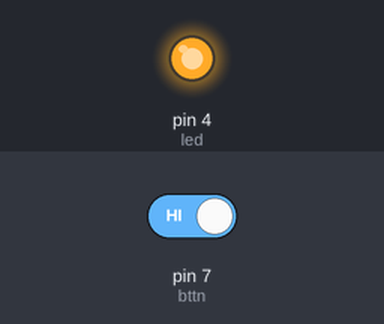
Recording of a sketch running on a simulated Arduino Uno, built with avr-gcc and run on an emulated ATmega328P. On the bench: output pins drawn as LEDs (lit = HIGH). Inputs (shaded band) come from the test bench; at power-on: pin 7 (bttn) HIGH.

Above: at 1.2 s.
1.3 s: pin 7 (bttn) driven LOW
At 2.3 s:
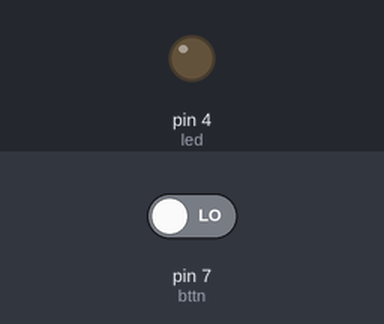
2.8 s: pin 7 (bttn) driven HIGH
At 3.5 s:
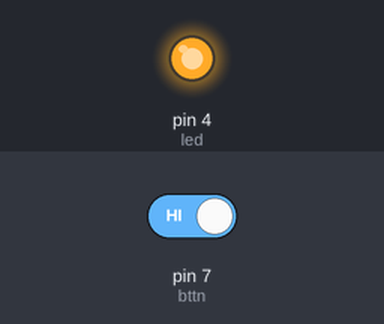
Timing chart, 0 to 5.8 s (numbered marks = the images above; inputs shaded):
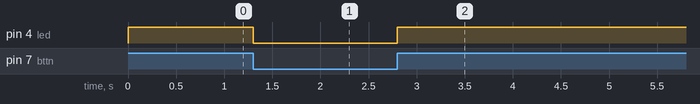

Measured:
- after the input at 1.3 s, pin 4 (led): HIGH → LOW at once
- after the input at 2.8 s, pin 4 (led): LOW → HIGH at once

The sketch:

Botao_acende_led__ficar_segurando_.ino
```cpp
#define led 4
#define bttn 7

void setup() {
  pinMode(led, OUTPUT);
  pinMode(bttn, INPUT);

}

void loop() {
  if(digitalRead(bttn)==0)
    digitalWrite(led, LOW);
  else
    digitalWrite(led, HIGH);
}
```
